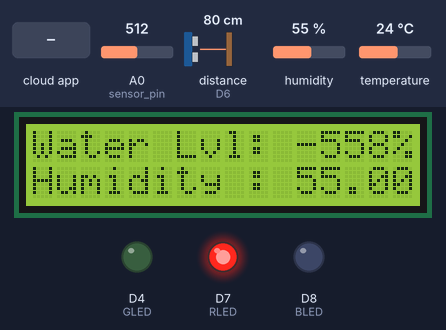
Bench run of a sketch on a simulated ESP8266 (NodeMCU). Parts: 16×2 character LCD, output pins drawn as LEDs (lit = HIGH). Wiring (inferred from the names in the program): ultrasonic range finder: trigger D5; echo D6. The test bench sets the inputs (shaded band); at power-on: distance to the obstacle (sensor on D6) 80 cm, humidity 55 %, A0 (sensor_pin) = 512, temperature 24 °C. The echo pulse lasts 58.3 µs per cm; WiFi joins after 1.5 s; servers stay silent unless stated; the Firebase database answers and starts empty; pins used as bus, display or sensor lines are not drawn; what the sketch prints to the serial monitor is not drawn.

Above: at 6.1 s.
6.2 s: the phone or cloud app sets pump to 1
At 7.7 s:
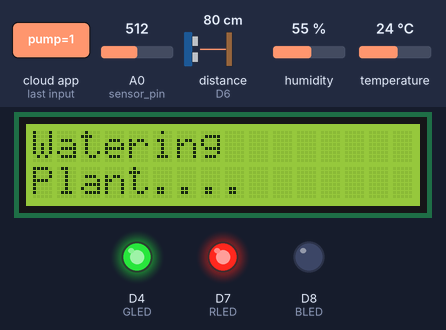
11.4 s: distance to the obstacle (sensor on D6) set to 13 cm
At 13.9 s:
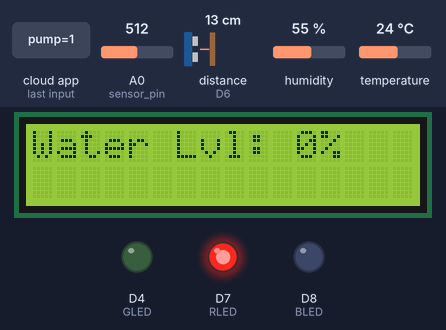
15.3 s: distance to the obstacle (sensor on D6) set to 10 cm
At 19.8 s:
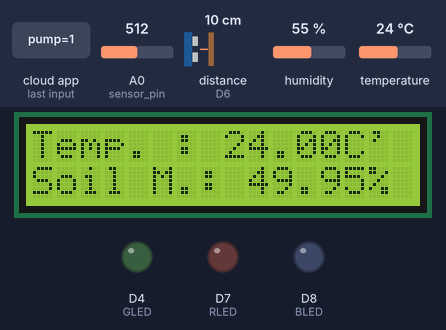
20.6 s: distance to the obstacle (sensor on D6) set to 7 cm
At 22.0 s:
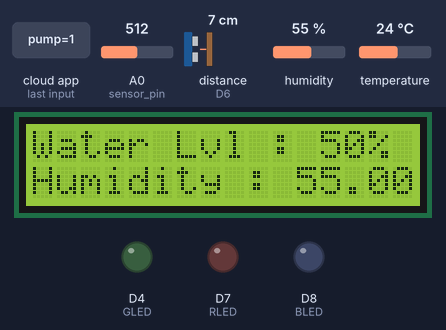
23.1 s: distance to the obstacle (sensor on D6) set to 4 cm
At 26.76 s:
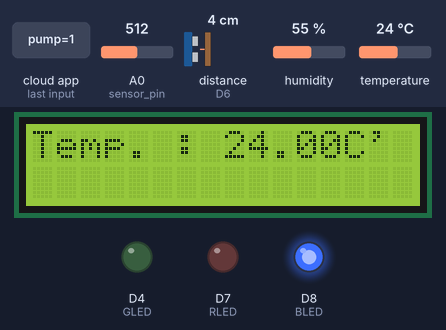
28.1 s: humidity set to 22 %
At 30.1 s:
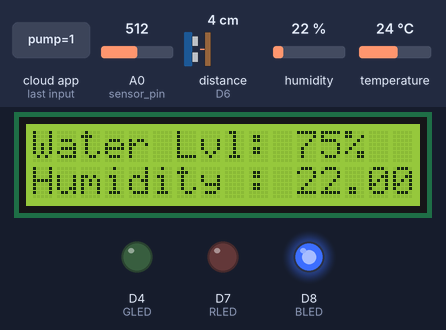
Timing chart, 0 to 31.6 s (numbered marks = the images above; inputs shaded):
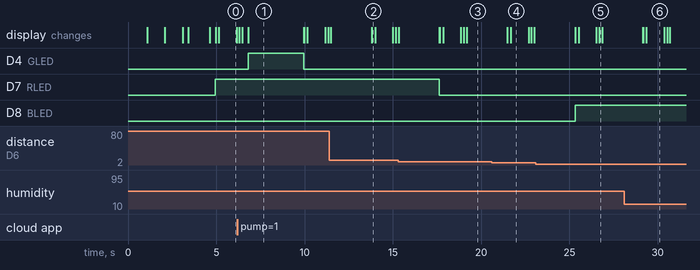

The sketch:

Node_MAin.ino
```cpp
/*
Project : Nova
language : c++
Created On : 10-02-2021
2nd Year iot Project
*Run On nodemcu
*/

#include <ESP8266WiFi.h>
#include <FirebaseESP8266.h>

//firebase
#define FIREBASE_HOST "nova-a85c6-default-rtdb.firebaseio.com"
#define FIREBASE_AUTH "pjhq0lfZoyGetq3BI8058icTIgrp4RVPgZ8u0kRw"
FirebaseData fbdo;
//wifi
#define WIFI_SSID "Malware_011010"
#define WIFI_PASSWORD "fuckpassword"

//to led display
#include <LiquidCrystal_I2C.h>
#include <Wire.h>
LiquidCrystal_I2C lcd(0x27, 16, 2);

const int trigP = D5;  //D5 for trig ultrasonic
const int echoP = D6;  //D6 for echo ultrasonic
const int sensor_pin = A0; //soil_moisture
int relay = D0; // the input to the relay pin

#define RLED D7 //D5 for Red Led
#define BLED D8  //D6 for Blue led
#define GLED D4  //D0 for Green led

#include "DHT.h"
DHT dht = DHT(D3, DHT11, 6); // DHT(uint8_t pin, uint8_t type, uint8_t count=6);

//variables
long duration;
int distance;
//tank full
int full = 12;
//soil
float moisture_percentage;

void setup() {
  pinMode(trigP, OUTPUT);  // Sets the trigPin as an Output
  pinMode(echoP, INPUT);   // Sets the echoPin as an Input
  pinMode(RLED, OUTPUT);    // LED pin as output.
  pinMode(BLED, OUTPUT);    // LED pin as output.
  pinMode(GLED, OUTPUT);    // LED pin as output.
  pinMode(relay, OUTPUT); // initialize pin as OUTPUT
  pinMode(relay, LOW);
  Serial.begin(9600);      // Open serial channel at 9600 baud rate
  dht.begin();

  //display
  Wire.begin(D2, D1);
  lcd.begin();
  lcd.home();

  //welcome screen
  lcd.setCursor(0,0);
  lcd.print("STARTING");
  lcd.setCursor(0,1);
  lcd.print("NOVA.");
  delay(1000);
  lcd.print(".");
  delay(1000);
  lcd.print(".");
  delay(1000);
  lcd.clear();
  wificon(); //connect to wifi
  Firebase.begin(FIREBASE_HOST, FIREBASE_AUTH); //firebase connection
}

void loop() {

  Firebase.reconnectWiFi(true); //autoreconnect


  digitalWrite(trigP, LOW);   // Makes trigPin low
  delayMicroseconds(2);       // 2 micro second delay
  digitalWrite(trigP, HIGH);  // tigPin high
  delayMicroseconds(10);      // trigPin high for 10 micro seconds
  digitalWrite(trigP, LOW);   // trigPin low

  duration = pulseIn(echoP, HIGH);   //Read echo pin, time in microseconds
  distance= duration*0.034/2;        //Calculating actual/real distance

  //tank lvl
  int water_height = full-distance;
   int pre = water_height*100/full;
    if(pre<15){
    Serial.print("LOW WATER LVL = ");
      digitalWrite (BLED, LOW) ;
      digitalWrite (GLED, LOW) ;
      digitalWrite (RLED, HIGH) ;
      Serial.print(pre);
      Serial.print("%");
      lcd.setCursor(0,0);
      lcd.print("Water Lvl: ");
      lcd.print(pre);
      lcd.print("%");
      if(Firebase.setFloat(fbdo, "/water", pre))
      {
        //Success
         Serial.println(" : Set water lvl success");

      }else{
        //Failed?, get the error reason from fbdo

        Serial.print(" : Error in set water lvl ");
        Serial.println(fbdo.errorReason());
      }
  }else if(pre>65){
    Serial.print("Tank Full = ");
      digitalWrite (RLED, LOW) ;
      digitalWrite (GLED, LOW) ;
      digitalWrite (BLED, HIGH) ;
      Serial.print(pre);
      Serial.print("%");
      lcd.setCursor(0,0);
      lcd.print("Water Lvl: ");
      lcd.print(pre);
      lcd.print("%");
      if(Firebase.setFloat(fbdo, "/water", pre))
      {
        //Success
         Serial.println(" : Set water lvl success");

      }else{
        //Failed, get the error reason from fbdo

        Serial.print(" : Error in set water lvl ");
        Serial.println(fbdo.errorReason());
      }
  }else{
    Serial.print("Water Lvl = ");
    digitalWrite (BLED, LOW) ;
    digitalWrite (RLED, LOW) ;
    digitalWrite (GLED, LOW) ;
    Serial.print(pre);
    Serial.print("%");
    lcd.setCursor(0,0);
    lcd.print("Water Lvl : ");
    lcd.print(pre);
    lcd.print("%");
    if(Firebase.setFloat(fbdo, "/water", pre))
      {
        //Success
         Serial.println(" : Set water lvl success");

      }else{
        //Failed?, get the error reason from fbdo

        Serial.print(" : Error in set water lvl ");
        Serial.println(fbdo.errorReason());
      }
  }
  float humidity = dht.readHumidity(); // Get humidity value
  float temperature = dht.readTemperature(); // Get temperature value
  Serial.print("Humidity : ");
  Serial.print(humidity, 2);
  lcd.setCursor(0,1);
  lcd.print("Humidity : ");
  lcd.print(humidity, 2);
  delay(1000);
  lcd.clear();
  if(Firebase.setFloat(fbdo, "/humi", humidity))
      {
        //Success
         Serial.println(" : Set humidity success");

      }else{
        //Failed?, get the error reason from fbdo

        Serial.print(" : Error in set humidity ");
        Serial.println(fbdo.errorReason());
      }


  Serial.print("Temperature : ");
  Serial.print(temperature, 2);
  lcd.setCursor(0,0);
  lcd.print("Temp. : ");
  lcd.print(temperature, 2);
  lcd.print("C'");
  if(Firebase.setFloat(fbdo, "/temp", temperature))
      {
        //Success
         Serial.println(" : Set temperature success");

      }else{
        //Failed?, get the error reason from fbdo

        Serial.print(" : Error in temperature ");
        Serial.println(fbdo.errorReason());
      }

  moisture_percentage = ( 100.00 - ( (analogRead(sensor_pin)/1023.00) * 100.00 ) ); //calculate moisture
  Serial.print("Soil Moisture = ");
  Serial.print(moisture_percentage);
  Serial.print("%");
  lcd.setCursor(0,1);
  lcd.print("Soil M.: ");
  lcd.print(moisture_percentage);
  lcd.print("%");
  if(Firebase.setFloat(fbdo, "/soil", moisture_percentage))
  {
    //Success
     Serial.println(" : Set soil moisture success");

  }else{
    //Failed?, get the error reason from fbdo

    Serial.print(" : Error in soil moisture ");
    Serial.println(fbdo.errorReason());
  }


  if(moisture_percentage<1.3){
    lcd.clear();
    lcd.setCursor(0,0);
    lcd.print("Watering ");
    lcd.setCursor(0,1);
    lcd.print("Plant.... ");
    pinMode(relay, HIGH);
    digitalWrite (GLED, HIGH) ;
    delay(1000);
    pinMode(relay, LOW);
   }

   if(Firebase.getInt(fbdo, "/pump"))
  {
    if(fbdo.intData()==1){
      lcd.clear();
      lcd.setCursor(0,0);
      lcd.print("Watering ");
      lcd.setCursor(0,1);
      lcd.print("Plant.... ");
      pinMode(relay, HIGH);
      digitalWrite (GLED, HIGH) ;
      delay(1000);
      pinMode(relay, LOW);
      if(Firebase.setInt(fbdo, "/pump", 0))
      {
        //Success
         Serial.println(" : Set pump of success");

      }else{
        //Failed?, get the error reason from fbdo

        Serial.print(" : Error in pump data ");
        Serial.println(fbdo.errorReason());
      }
    }

  }else{
    //Failed?, get the error reason from fbdo

    Serial.print("Error in getting pump data, ");
    Serial.println(fbdo.errorReason());
  }

  delay(2000);                  //Pause for 2 seconds and start measuring distance again
  lcd.clear();
}

void wificon()
{
  WiFi.begin(WIFI_SSID, WIFI_PASSWORD);
  Serial.print("Connecting to Wi-Fi");
  lcd.setCursor(0,0);
  lcd.print("Connecting to");
  lcd.setCursor(0,1);
  lcd.print("WIFI");
  delay(300);
  lcd.clear();
  while (WiFi.status() != WL_CONNECTED)
  {
    Serial.print(".");
    delay(300);
  }
  Serial.println();
  Serial.print("Connected with IP: ");
  Serial.println(WiFi.localIP());
  Serial.println();
  lcd.setCursor(0,0);
  lcd.print("Connected with ");
  lcd.setCursor(0,1);
  lcd.print(WiFi.localIP());
  delay(300);
  lcd.clear();
}
```

Measured:
- the behaviour switches between 12 and 11 cm on distance to the obstacle (sensor on D6) (found by bisection; images 2 and 3)
- the behaviour switches between 6 and 5 cm on distance to the obstacle (sensor on D6) (found by bisection; images 4 and 5)
- after the input at 6.2 s, D4 (GLED): LOW → HIGH after 0.60 s, → LOW 3.2 s later; the display: first differs from a run without the input after 0.60 s (image 1)
- after the input at 15.3 s, D7 (RLED): HIGH → LOW after 2.3 s
- after the input at 23.1 s, D8 (BLED): LOW → HIGH after 2.2 s
- what the display in image 0 shows lasts 1.0 s, from 5.1 s to 6.1 s
- what the display in image 1 shows lasts 3.2 s, from 6.8 s to 10.0 s
